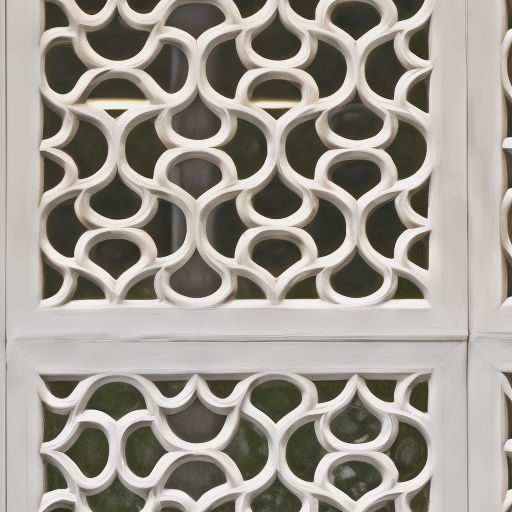
#> input picture RB_Structure/base/Nikon_009_LR4.png, 512 x 512 px, found by its file name
$ python show.py
#> lines starting #> are read from the running program, lines starting #| are printed output that depends on the picture
import cv2
import numpy as np
import argparse

def magnify_region(image_path, x, y):
    # 读取图像
#> called with x = 100, y = 350
    image = cv2.imread(image_path)
#> image is the input picture: shape (512, 512, 3); mean B, G, R 144.2, 152.4, 157
    if image is None:
        print(f"无法读取图像: {image_path}")
        return None

    # 获取图像尺寸
    height, width = image.shape[:2]
#> height = 512; width = 512
    if height != 512:
        image = cv2.resize(image, (512, 512), interpolation=cv2.INTER_LINEAR)
        height, width = image.shape[:2]

    # 确保坐标在图像范围内
    x = max(0, min(x, width - 50))
#> x = 100
    y = max(0, min(y, height - 50))
#> y = 350

    # 提取要放大的区域
    region = image[y:y+50, x:x+50].copy()
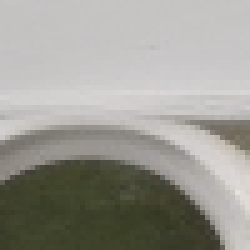
#> region: shape (50, 50, 3) (shown 5 times larger); mean B, G, R 147.9, 155, 156

    # 放大区域
    magnified = cv2.resize(region, (200, 200), interpolation=cv2.INTER_LINEAR)

    # 创建结果图像的副本
    result = image.copy()

    # 计算放大区域在右下角的位置
    mag_x = width - 200
#> mag_x = 312
    mag_y = height - 200
#> mag_y = 312

    # 确保放大区域不会超出图像范围
    mag_x = max(0, mag_x)
    mag_y = max(0, mag_y)

    # 将放大区域放置在右下角
    result[mag_y:mag_y+200, mag_x:mag_x+200] = magnified

    # 在原图上绘制红色矩形框标记要放大的区域
    cv2.rectangle(result, (x, y), (x+50, y+50), (0, 0, 255), 2)

    # 在放大区域上绘制红色矩形框
    cv2.rectangle(result, (mag_x, mag_y), (mag_x+200, mag_y+200), (0, 0, 255), 2)
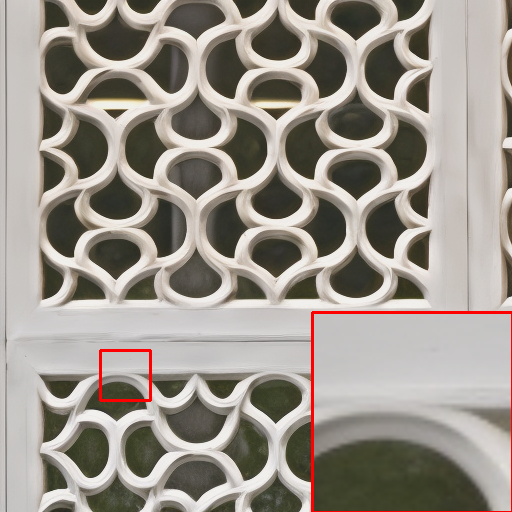
#> result: shape (512, 512, 3); mean B, G, R 140.4, 148.7, 155.1
    return result

def main():
    # [7 lines of commented-out code are left out]

    files = ['Nikon_009_LR4.png','Nikon_023_LR4.png', 'Nikon_048_LR4.png']
    place = [[100,350], [110,300], [200,200]]
    # gen_path = "/mlx/users/liyueying.flora/playground/TFDSR/RB_Structure/gen"
    # base_path = "/mlx/users/liyueying.flora/playground/TFDSR/RB_Structure/base"
    # gt_path = "/mlx/users/liyueying.flora/playground/TFDSR/RB_Structure/gt"
    lr_path = "/mlx/users/liyueying.flora/playground/TFDSR/RB_Structure/lr"
    for i in range(len(files)):
        file = files[i]
        # [11 lines of commented-out code are left out]
        result_lr = magnify_region(f"{lr_path}/{file}", place[i][0], place[i][1])
        if result_lr is not None:
            cv2.imwrite(f"lr_{file}", result_lr)
#> pass 2 of the loop in main, `for i in range(len(files)):`:
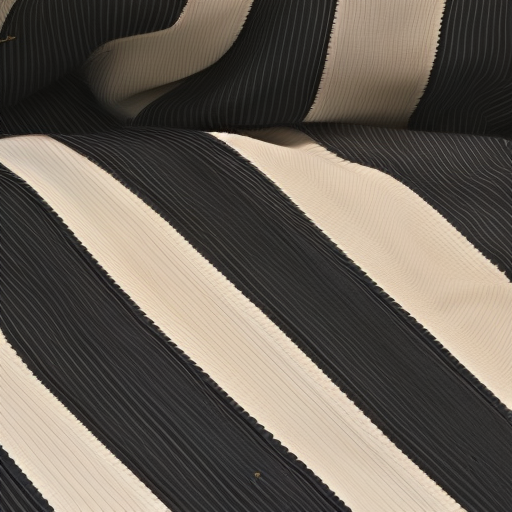
#> input picture RB_Structure/base/Nikon_023_LR4.png, 512 x 512 px, found by its file name
#> in magnify_region, image is the input picture: shape (512, 512, 3); mean B, G, R 88.1, 97.2, 105
#> in magnify_region (call 2), `region = image[y:y+50, x:x+50].copy()`:
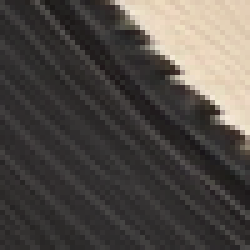
#> region: shape (50, 50, 3) (shown 5 times larger); mean B, G, R 70.7, 75.2, 80.2
#> in magnify_region (call 2), `cv2.rectangle(result, (mag_x, mag_y), (mag_x+200, mag_y+200), (0, 0, 2..`:
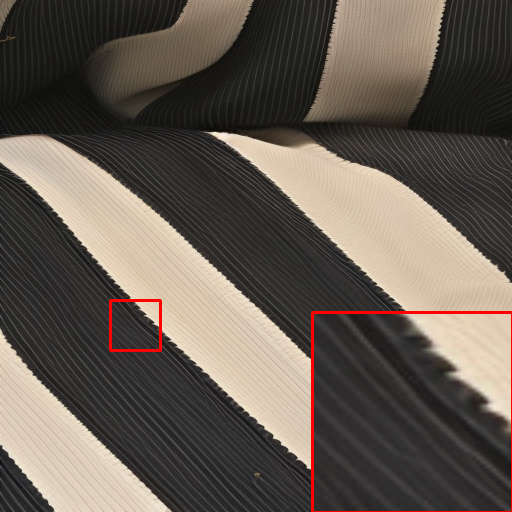
#> result: shape (512, 512, 3); mean B, G, R 82.8, 91.2, 100.6
#> pass 3 of the loop in main, `for i in range(len(files)):`:
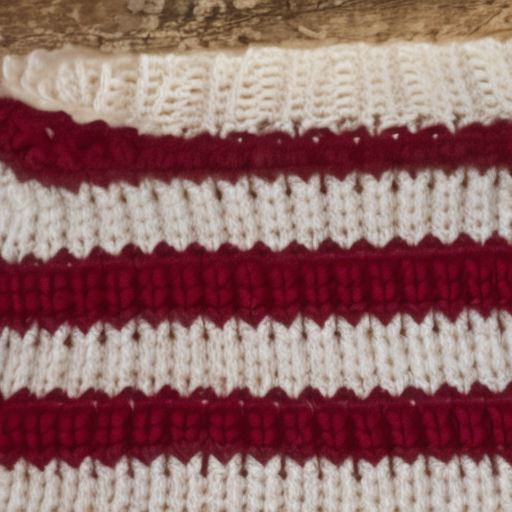
#> input picture RB_Structure/base/Nikon_048_LR4.png, 512 x 512 px, found by its file name
#> in magnify_region, image is the input picture: shape (512, 512, 3); mean B, G, R 103.6, 104.9, 145.1
#> in magnify_region (call 3), `region = image[y:y+50, x:x+50].copy()`:
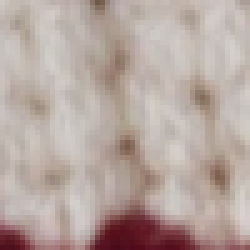
#> region: shape (50, 50, 3) (shown 5 times larger); mean B, G, R 160.3, 166.6, 182.4
#> in magnify_region (call 3), `cv2.rectangle(result, (mag_x, mag_y), (mag_x+200, mag_y+200), (0, 0, 2..`:
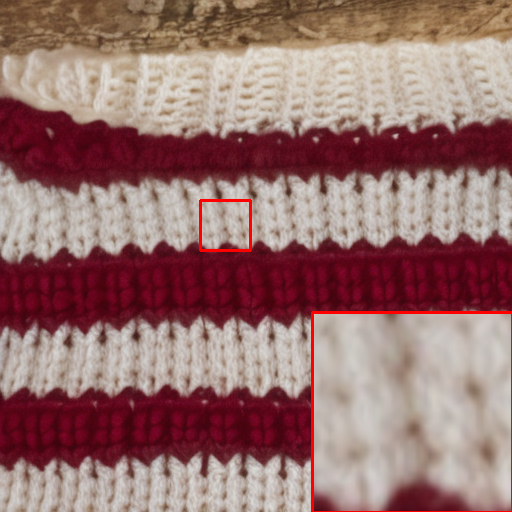
#> result: shape (512, 512, 3); mean B, G, R 109.3, 112, 150.8
if __name__ == "__main__":
    main()
